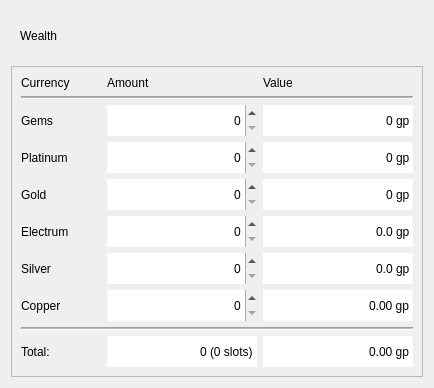
    <widget class="QWidget" name="container_wealth" native="true">
     <layout class="QVBoxLayout" name="verticalLayout">
      <item>
       <widget class="QWidget" name="container_wealth_header" native="true">
        <property name="sizePolicy">
         <sizepolicy hsizetype="Preferred" vsizetype="Fixed">
          <horstretch>0</horstretch>
          <verstretch>0</verstretch>
         </sizepolicy>
        </property>
        <layout class="QHBoxLayout" name="horizontalLayout">
         <item>
          <widget class="SubtitleLabel" name="label_11">
           <property name="text">
            <string>Wealth</string>
           </property>
          </widget>
         </item>
         <item>
          <widget class="TransparentToolButton" name="btn_clear_wealth">
           <property name="sizePolicy">
            <sizepolicy hsizetype="Fixed" vsizetype="Fixed">
             <horstretch>0</horstretch>
             <verstretch>0</verstretch>
            </sizepolicy>
           </property>
           <property name="minimumSize">
            <size>
             <width>31</width>
             <height>31</height>
            </size>
           </property>
           <property name="toolTip">
            <string>Set all amounts to 0</string>
           </property>
           <property name="text">
            <string/>
           </property>
           <property name="icon">
            <iconset resource="resources.qrc">
             <normaloff>:/icons/fluent-icons/Broom.svg</normaloff>:/icons/fluent-icons/Broom.svg</iconset>
           </property>
           <property name="autoRaise">
            <bool>true</bool>
           </property>
          </widget>
         </item>
        </layout>
       </widget>
      </item>
      <item>
       <widget class="QFrame" name="frame">
        <property name="frameShape">
         <enum>QFrame::Shape::StyledPanel</enum>
        </property>
        <property name="frameShadow">
         <enum>QFrame::Shadow::Raised</enum>
        </property>
        <layout class="QGridLayout" name="gridLayout_2">
         <item row="4" column="1">
          <widget class="QSpinBox" name="n_gold">
           <property name="minimumSize">
            <size>
             <width>150</width>
             <height>31</height>
            </size>
           </property>
           <property name="maximumSize">
            <size>
             <width>150</width>
             <height>16777215</height>
            </size>
           </property>
           <property name="frame">
            <bool>false</bool>
           </property>
           <property name="alignment">
            <set>Qt::AlignmentFlag::AlignRight|Qt::AlignmentFlag::AlignTrailing|Qt::AlignmentFlag::AlignVCenter</set>
           </property>
           <property name="maximum">
            <number>9999</number>
           </property>
          </widget>
         </item>
         <item row="6" column="1">
          <widget class="QSpinBox" name="n_silver">
           <property name="minimumSize">
            <size>
             <width>150</width>
             <height>31</height>
            </size>
           </property>
           <property name="maximumSize">
            <size>
             <width>150</width>
             <height>16777215</height>
            </size>
           </property>
           <property name="frame">
            <bool>false</bool>
           </property>
           <property name="alignment">
            <set>Qt::AlignmentFlag::AlignRight|Qt::AlignmentFlag::AlignTrailing|Qt::AlignmentFlag::AlignVCenter</set>
           </property>
           <property name="maximum">
            <number>9999</number>
           </property>
          </widget>
         </item>
         <item row="1" column="0" colspan="3">
          <widget class="Line" name="line">
           <property name="midLineWidth">
            <number>1</number>
           </property>
           <property name="orientation">
            <enum>Qt::Orientation::Horizontal</enum>
           </property>
          </widget>
         </item>
         <item row="0" column="2">
          <widget class="StrongBodyLabel" name="label_4">
           <property name="sizePolicy">
            <sizepolicy hsizetype="Preferred" vsizetype="Fixed">
             <horstretch>0</horstretch>
             <verstretch>0</verstretch>
            </sizepolicy>
           </property>
           <property name="text">
            <string>Value</string>
           </property>
           <property name="alignment">
            <set>Qt::AlignmentFlag::AlignBottom|Qt::AlignmentFlag::AlignLeading|Qt::AlignmentFlag::AlignLeft</set>
           </property>
          </widget>
         </item>
         <item row="4" column="0">
          <widget class="BodyLabel" name="label_7">
           <property name="sizePolicy">
            <sizepolicy hsizetype="Maximum" vsizetype="Preferred">
             <horstretch>0</horstretch>
             <verstretch>0</verstretch>
            </sizepolicy>
           </property>
           <property name="minimumSize">
            <size>
             <width>80</width>
             <height>0</height>
            </size>
           </property>
           <property name="maximumSize">
            <size>
             <width>50</width>
             <height>16777215</height>
            </size>
           </property>
           <property name="text">
            <string>Gold</string>
           </property>
          </widget>
         </item>
         <item row="0" column="1">
          <widget class="StrongBodyLabel" name="label_3">
           <property name="sizePolicy">
            <sizepolicy hsizetype="Preferred" vsizetype="Fixed">
             <horstretch>0</horstretch>
             <verstretch>0</verstretch>
            </sizepolicy>
           </property>
           <property name="text">
            <string>Amount</string>
           </property>
           <property name="alignment">
            <set>Qt::AlignmentFlag::AlignBottom|Qt::AlignmentFlag::AlignLeading|Qt::AlignmentFlag::AlignLeft</set>
           </property>
          </widget>
         </item>
         <item row="4" column="2">
          <widget class="QDoubleSpinBox" name="gp_gold">
           <property name="minimumSize">
            <size>
             <width>150</width>
             <height>31</height>
            </size>
           </property>
           <property name="maximumSize">
            <size>
             <width>150</width>
             <height>16777215</height>
            </size>
           </property>
           <property name="frame">
            <bool>false</bool>
           </property>
           <property name="alignment">
            <set>Qt::AlignmentFlag::AlignRight|Qt::AlignmentFlag::AlignTrailing|Qt::AlignmentFlag::AlignVCenter</set>
           </property>
           <property name="readOnly">
            <bool>true</bool>
           </property>
           <property name="buttonSymbols">
            <enum>QAbstractSpinBox::ButtonSymbols::NoButtons</enum>
           </property>
           <property name="suffix">
            <string> gp</string>
           </property>
           <property name="decimals">
            <number>0</number>
           </property>
           <property name="maximum">
            <double>999999.000000000000000</double>
           </property>
          </widget>
         </item>
         <item row="5" column="0">
          <widget class="BodyLabel" name="label_8">
           <property name="sizePolicy">
            <sizepolicy hsizetype="Maximum" vsizetype="Preferred">
             <horstretch>0</horstretch>
             <verstretch>0</verstretch>
            </sizepolicy>
           </property>
           <property name="minimumSize">
            <size>
             <width>80</width>
             <height>0</height>
            </size>
           </property>
           <property name="maximumSize">
            <size>
             <width>50</width>
             <height>16777215</height>
            </size>
           </property>
           <property name="text">
            <string>Electrum</string>
           </property>
          </widget>
         </item>
         <item row="9" column="1">
          <widget class="SlotSpinBox" name="n_total">
           <property name="minimumSize">
            <size>
             <width>150</width>
             <height>31</height>
            </size>
           </property>
           <property name="frame">
            <bool>false</bool>
           </property>
           <property name="alignment">
            <set>Qt::AlignmentFlag::AlignRight|Qt::AlignmentFlag::AlignTrailing|Qt::AlignmentFlag::AlignVCenter</set>
           </property>
           <property name="readOnly">
            <bool>true</bool>
           </property>
           <property name="buttonSymbols">
            <enum>QAbstractSpinBox::ButtonSymbols::NoButtons</enum>
           </property>
           <property name="suffix">
            <string> (0 slots)</string>
           </property>
           <property name="maximum">
            <number>999999</number>
           </property>
          </widget>
         </item>
         <item row="9" column="0">
          <widget class="StrongBodyLabel" name="label">
           <property name="sizePolicy">
            <sizepolicy hsizetype="Maximum" vsizetype="Preferred">
             <horstretch>0</horstretch>
             <verstretch>0</verstretch>
            </sizepolicy>
           </property>
           <property name="minimumSize">
            <size>
             <width>80</width>
             <height>0</height>
            </size>
           </property>
           <property name="text">
            <string>Total:</string>
           </property>
          </widget>
         </item>
         <item row="9" column="2">
          <widget class="QDoubleSpinBox" name="gp_total">
           <property name="minimumSize">
            <size>
             <width>150</width>
             <height>31</height>
            </size>
           </property>
           <property name="frame">
            <bool>false</bool>
           </property>
           <property name="alignment">
            <set>Qt::AlignmentFlag::AlignRight|Qt::AlignmentFlag::AlignTrailing|Qt::AlignmentFlag::AlignVCenter</set>
           </property>
           <property name="readOnly">
            <bool>true</bool>
           </property>
           <property name="buttonSymbols">
            <enum>QAbstractSpinBox::ButtonSymbols::NoButtons</enum>
           </property>
           <property name="suffix">
            <string> gp</string>
           </property>
           <property name="maximum">
            <double>99999999.000000000000000</double>
           </property>
          </widget>
         </item>
         <item row="2" column="2">
          <widget class="QDoubleSpinBox" name="gp_gems">
           <property name="minimumSize">
            <size>
             <width>150</width>
             <height>31</height>
            </size>
           </property>
           <property name="maximumSize">
            <size>
             <width>150</width>
             <height>16777215</height>
            </size>
           </property>
           <property name="frame">
            <bool>false</bool>
           </property>
           <property name="alignment">
            <set>Qt::AlignmentFlag::AlignRight|Qt::AlignmentFlag::AlignTrailing|Qt::AlignmentFlag::AlignVCenter</set>
           </property>
           <property name="readOnly">
            <bool>true</bool>
           </property>
           <property name="buttonSymbols">
            <enum>QAbstractSpinBox::ButtonSymbols::NoButtons</enum>
           </property>
           <property name="suffix">
            <string> gp</string>
           </property>
           <property name="decimals">
            <number>0</number>
           </property>
           <property name="maximum">
            <double>999999.000000000000000</double>
           </property>
          </widget>
         </item>
         <item row="7" column="0">
          <widget class="BodyLabel" name="label_10">
           <property name="sizePolicy">
            <sizepolicy hsizetype="Maximum" vsizetype="Preferred">
             <horstretch>0</horstretch>
             <verstretch>0</verstretch>
            </sizepolicy>
           </property>
           <property name="minimumSize">
            <size>
             <width>80</width>
             <height>0</height>
            </size>
           </property>
           <property name="maximumSize">
            <size>
             <width>50</width>
             <height>16777215</height>
            </size>
           </property>
           <property name="text">
            <string>Copper</string>
           </property>
          </widget>
         </item>
         <item row="3" column="2">
          <widget class="QDoubleSpinBox" name="gp_platinum">
           <property name="minimumSize">
            <size>
             <width>150</width>
             <height>31</height>
            </size>
           </property>
           <property name="maximumSize">
            <size>
             <width>150</width>
             <height>16777215</height>
            </size>
           </property>
           <property name="frame">
            <bool>false</bool>
           </property>
           <property name="alignment">
            <set>Qt::AlignmentFlag::AlignRight|Qt::AlignmentFlag::AlignTrailing|Qt::AlignmentFlag::AlignVCenter</set>
           </property>
           <property name="readOnly">
            <bool>true</bool>
           </property>
           <property name="buttonSymbols">
            <enum>QAbstractSpinBox::ButtonSymbols::NoButtons</enum>
           </property>
           <property name="suffix">
            <string> gp</string>
           </property>
           <property name="decimals">
            <number>0</number>
           </property>
           <property name="maximum">
            <double>999999.000000000000000</double>
           </property>
          </widget>
         </item>
         <item row="7" column="1">
          <widget class="QSpinBox" name="n_copper">
           <property name="minimumSize">
            <size>
             <width>150</width>
             <height>31</height>
            </size>
           </property>
           <property name="maximumSize">
            <size>
             <width>150</width>
             <height>16777215</height>
            </size>
           </property>
           <property name="frame">
            <bool>false</bool>
           </property>
           <property name="alignment">
            <set>Qt::AlignmentFlag::AlignRight|Qt::AlignmentFlag::AlignTrailing|Qt::AlignmentFlag::AlignVCenter</set>
           </property>
           <property name="maximum">
            <number>9999</number>
           </property>
          </widget>
         </item>
         <item row="5" column="1">
          <widget class="QSpinBox" name="n_electrum">
           <property name="minimumSize">
            <size>
             <width>150</width>
             <height>31</height>
            </size>
           </property>
           <property name="maximumSize">
            <size>
             <width>150</width>
             <height>16777215</height>
            </size>
           </property>
           <property name="frame">
            <bool>false</bool>
           </property>
           <property name="alignment">
            <set>Qt::AlignmentFlag::AlignRight|Qt::AlignmentFlag::AlignTrailing|Qt::AlignmentFlag::AlignVCenter</set>
           </property>
           <property name="maximum">
            <number>9999</number>
           </property>
          </widget>
         </item>
         <item row="6" column="0">
          <widget class="BodyLabel" name="label_9">
           <property name="sizePolicy">
            <sizepolicy hsizetype="Maximum" vsizetype="Preferred">
             <horstretch>0</horstretch>
             <verstretch>0</verstretch>
            </sizepolicy>
           </property>
           <property name="minimumSize">
            <size>
             <width>80</width>
             <height>0</height>
            </size>
           </property>
           <property name="maximumSize">
            <size>
             <width>50</width>
             <height>16777215</height>
            </size>
           </property>
           <property name="text">
            <string>Silver</string>
           </property>
          </widget>
         </item>
         <item row="8" column="0" colspan="3">
          <widget class="Line" name="line_2">
           <property name="midLineWidth">
            <number>1</number>
           </property>
           <property name="orientation">
            <enum>Qt::Orientation::Horizontal</enum>
           </property>
          </widget>
         </item>
         <item row="7" column="2">
          <widget class="QDoubleSpinBox" name="gp_copper">
           <property name="minimumSize">
            <size>
             <width>150</width>
             <height>31</height>
            </size>
           </property>
           <property name="maximumSize">
            <size>
             <width>150</width>
             <height>16777215</height>
            </size>
           </property>
           <property name="frame">
            <bool>false</bool>
           </property>
           <property name="alignment">
            <set>Qt::AlignmentFlag::AlignRight|Qt::AlignmentFlag::AlignTrailing|Qt::AlignmentFlag::AlignVCenter</set>
           </property>
           <property name="readOnly">
            <bool>true</bool>
           </property>
           <property name="buttonSymbols">
            <enum>QAbstractSpinBox::ButtonSymbols::NoButtons</enum>
           </property>
           <property name="suffix">
            <string> gp</string>
           </property>
           <property name="maximum">
            <double>999999.000000000000000</double>
           </property>
          </widget>
         </item>
         <item row="3" column="0">
          <widget class="BodyLabel" name="label_6">
           <property name="sizePolicy">
            <sizepolicy hsizetype="Maximum" vsizetype="Preferred">
             <horstretch>0</horstretch>
             <verstretch>0</verstretch>
            </sizepolicy>
           </property>
           <property name="minimumSize">
            <size>
             <width>80</width>
             <height>0</height>
            </size>
           </property>
           <property name="maximumSize">
            <size>
             <width>50</width>
             <height>16777215</height>
            </size>
           </property>
           <property name="text">
            <string>Platinum</string>
           </property>
          </widget>
         </item>
         <item row="2" column="1">
          <widget class="QSpinBox" name="n_gems">
           <property name="minimumSize">
            <size>
             <width>150</width>
             <height>31</height>
            </size>
           </property>
           <property name="maximumSize">
            <size>
             <width>150</width>
             <height>16777215</height>
            </size>
           </property>
           <property name="frame">
            <bool>false</bool>
           </property>
           <property name="alignment">
            <set>Qt::AlignmentFlag::AlignRight|Qt::AlignmentFlag::AlignTrailing|Qt::AlignmentFlag::AlignVCenter</set>
           </property>
           <property name="maximum">
            <number>9999</number>
           </property>
          </widget>
         </item>
         <item row="6" column="2">
          <widget class="QDoubleSpinBox" name="gp_silver">
           <property name="minimumSize">
            <size>
             <width>150</width>
             <height>31</height>
            </size>
           </property>
           <property name="maximumSize">
            <size>
             <width>150</width>
             <height>16777215</height>
            </size>
           </property>
           <property name="frame">
            <bool>false</bool>
           </property>
           <property name="alignment">
            <set>Qt::AlignmentFlag::AlignRight|Qt::AlignmentFlag::AlignTrailing|Qt::AlignmentFlag::AlignVCenter</set>
           </property>
           <property name="readOnly">
            <bool>true</bool>
           </property>
           <property name="buttonSymbols">
            <enum>QAbstractSpinBox::ButtonSymbols::NoButtons</enum>
           </property>
           <property name="suffix">
            <string> gp</string>
           </property>
           <property name="decimals">
            <number>1</number>
           </property>
           <property name="maximum">
            <double>999999.000000000000000</double>
           </property>
          </widget>
         </item>
         <item row="5" column="2">
          <widget class="QDoubleSpinBox" name="gp_electrum">
           <property name="minimumSize">
            <size>
             <width>150</width>
             <height>31</height>
            </size>
           </property>
           <property name="maximumSize">
            <size>
             <width>150</width>
             <height>16777215</height>
            </size>
           </property>
           <property name="frame">
            <bool>false</bool>
           </property>
           <property name="alignment">
            <set>Qt::AlignmentFlag::AlignRight|Qt::AlignmentFlag::AlignTrailing|Qt::AlignmentFlag::AlignVCenter</set>
           </property>
           <property name="readOnly">
            <bool>true</bool>
           </property>
           <property name="buttonSymbols">
            <enum>QAbstractSpinBox::ButtonSymbols::NoButtons</enum>
           </property>
           <property name="suffix">
            <string> gp</string>
           </property>
           <property name="decimals">
            <number>1</number>
           </property>
           <property name="maximum">
            <double>999999.000000000000000</double>
           </property>
          </widget>
         </item>
         <item row="3" column="1">
          <widget class="QSpinBox" name="n_platinum">
           <property name="minimumSize">
            <size>
             <width>150</width>
             <height>31</height>
            </size>
           </property>
           <property name="maximumSize">
            <size>
             <width>150</width>
             <height>16777215</height>
            </size>
           </property>
           <property name="frame">
            <bool>false</bool>
           </property>
           <property name="alignment">
            <set>Qt::AlignmentFlag::AlignRight|Qt::AlignmentFlag::AlignTrailing|Qt::AlignmentFlag::AlignVCenter</set>
           </property>
           <property name="maximum">
            <number>9999</number>
           </property>
          </widget>
         </item>
         <item row="2" column="0">
          <widget class="BodyLabel" name="label_5">
           <property name="sizePolicy">
            <sizepolicy hsizetype="Maximum" vsizetype="Preferred">
             <horstretch>0</horstretch>
             <verstretch>0</verstretch>
            </sizepolicy>
           </property>
           <property name="minimumSize">
            <size>
             <width>80</width>
             <height>0</height>
            </size>
           </property>
           <property name="maximumSize">
            <size>
             <width>50</width>
             <height>16777215</height>
            </size>
           </property>
           <property name="text">
            <string>Gems</string>
           </property>
          </widget>
         </item>
         <item row="0" column="0">
          <widget class="StrongBodyLabel" name="label_2">
           <property name="sizePolicy">
            <sizepolicy hsizetype="Maximum" vsizetype="Fixed">
             <horstretch>0</horstretch>
             <verstretch>0</verstretch>
            </sizepolicy>
           </property>
           <property name="minimumSize">
            <size>
             <width>80</width>
             <height>0</height>
            </size>
           </property>
           <property name="text">
            <string>Currency</string>
           </property>
           <property name="alignment">
            <set>Qt::AlignmentFlag::AlignBottom|Qt::AlignmentFlag::AlignLeading|Qt::AlignmentFlag::AlignLeft</set>
           </property>
          </widget>
         </item>
        </layout>
       </widget>
      </item>
     </layout>
    </widget>
